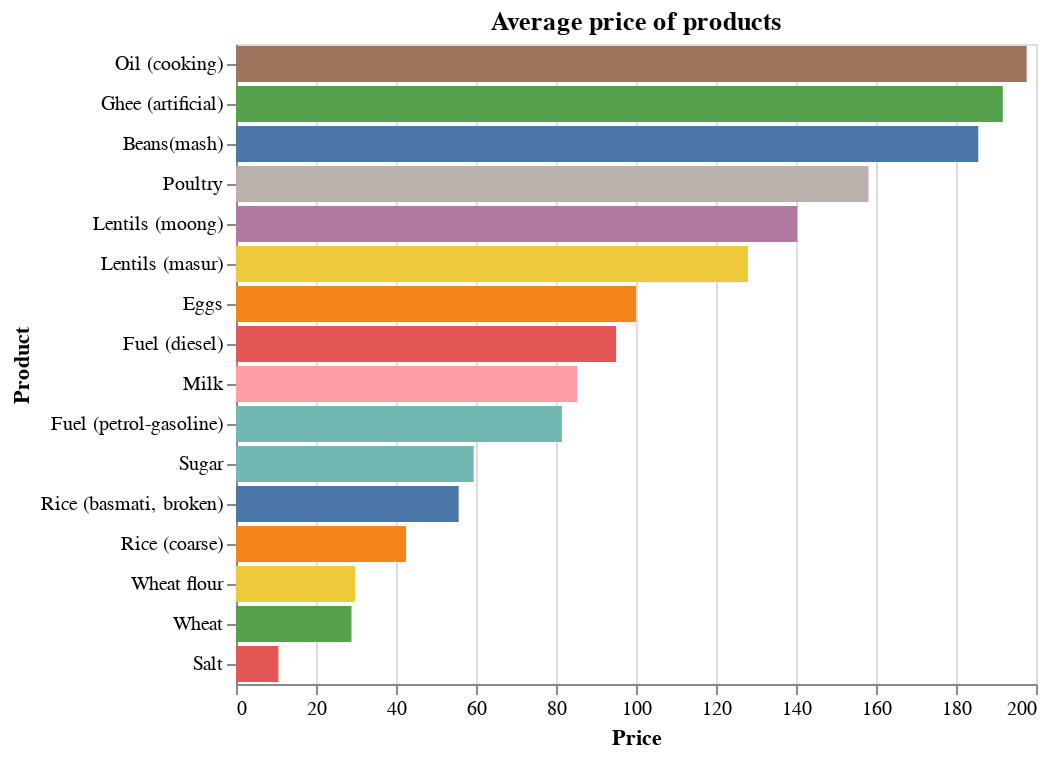

The code cell stored with this chart in its notebook:
### Code cell
# Again the price of products with out Wage information
source = pd.pivot_table(df, index=["producto"], values=["price"],
                        aggfunc=np.mean, fill_value=0).reset_index()

alt.Chart(source).mark_bar().encode(
    alt.Y('producto:N',  sort='-x', title="Product"),
    alt.X('price:Q', title="Price"),
    alt.Color('producto', legend=None),
    tooltip=['producto', 'price']
).properties(title="Average price of products")

### Figure 1 — Vega-Lite specification as saved in the notebook (floating-point values rounded to 4 significant figures)
{"config": {"view": {"continuousWidth": 400, "continuousHeight": 300}}, "data": {"name": "data-312e79a4d0b52ec5301ad12287031c75"}, "mark": "bar", "encoding": {"color": {"type": "nominal", "field": "producto", "legend": null}, "tooltip": [{"type": "nominal", "field": "producto"}, {"type": "quantitative", "field": "price"}], "x": {"type": "quantitative", "field": "price", "title": "Price"}, "y": {"type": "nominal", "field": "producto", "sort": "-x", "title": "Product"}}, "title": "Average price of products", "$schema": "https://vega.github.io/schema/vega-lite/v4.8.1.json", "datasets": {"data-312e79a4d0b52ec5301ad12287031c75": [{"producto": "Beans(mash)", "price": 185.6}, {"producto": "Eggs", "price": 99.99}, {"producto": "Fuel (diesel)", "price": 95.04}, {"producto": "Fuel (petrol-gasoline)", "price": 81.48}, {"producto": "Ghee (artificial)", "price": 191.7}, {"producto": "Lentils (masur)", "price": 128.0}, {"producto": "Lentils (moong)", "price": 140.3}, {"producto": "Milk", "price": 85.25}, {"producto": "Oil (cooking)", "price": 197.7}, {"producto": "Poultry", "price": 158.1}, {"producto": "Rice (basmati, broken)", "price": 55.67}, {"producto": "Rice (coarse)", "price": 42.49}, {"producto": "Salt", "price": 10.61}, {"producto": "Sugar", "price": 59.42}, {"producto": "Wheat", "price": 28.87}, {"producto": "Wheat flour", "price": 29.76}]}}
